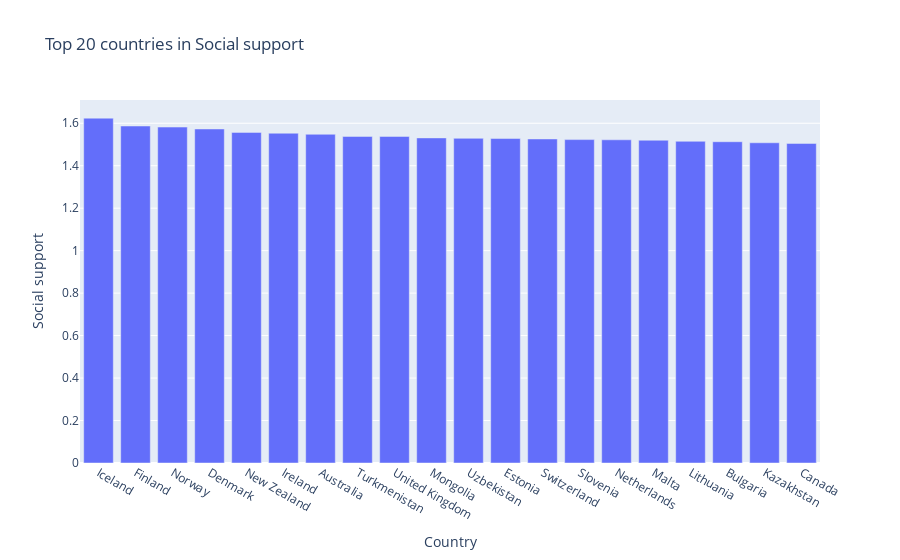

Here is the notebook cell this chart was saved with:
### Code cell
fig = px.bar(top_Social_support, x='Country', y='Social support', title='Top 20 countries in Social support')
fig.show()

### Figure 1 — Plotly figure (JSON) as saved in the notebook; plotly's stock layout.template omitted (floating-point values rounded to 4 significant figures)
{"data": [{"alignmentgroup": "True", "hovertemplate": "Country=%{x}<br>Social support=%{y}<extra></extra>", "legendgroup": "", "marker": {"color": "#636efa", "pattern": {"shape": ""}}, "name": "", "offsetgroup": "", "orientation": "v", "showlegend": false, "textposition": "auto", "type": "bar", "x": ["Iceland", "Finland", "Norway", "Denmark", "New Zealand", "Ireland", "Australia", "Turkmenistan", "United Kingdom", "Mongolia", "Uzbekistan", "Estonia", "Switzerland", "Slovenia", "Netherlands", "Malta", "Lithuania", "Bulgaria", "Kazakhstan", "Canada"], "xaxis": "x", "y": [1.624, 1.587, 1.582, 1.573, 1.557, 1.553, 1.548, 1.538, 1.538, 1.531, 1.529, 1.528, 1.526, 1.523, 1.522, 1.52, 1.515, 1.513, 1.508, 1.505], "yaxis": "y"}], "layout": {"barmode": "relative", "legend": {"tracegroupgap": 0}, "title": {"text": "Top 20 countries in Social support"}, "xaxis": {"anchor": "y", "domain": [0, 1], "title": {"text": "Country"}}, "yaxis": {"anchor": "x", "domain": [0, 1], "title": {"text": "Social support"}}}}
